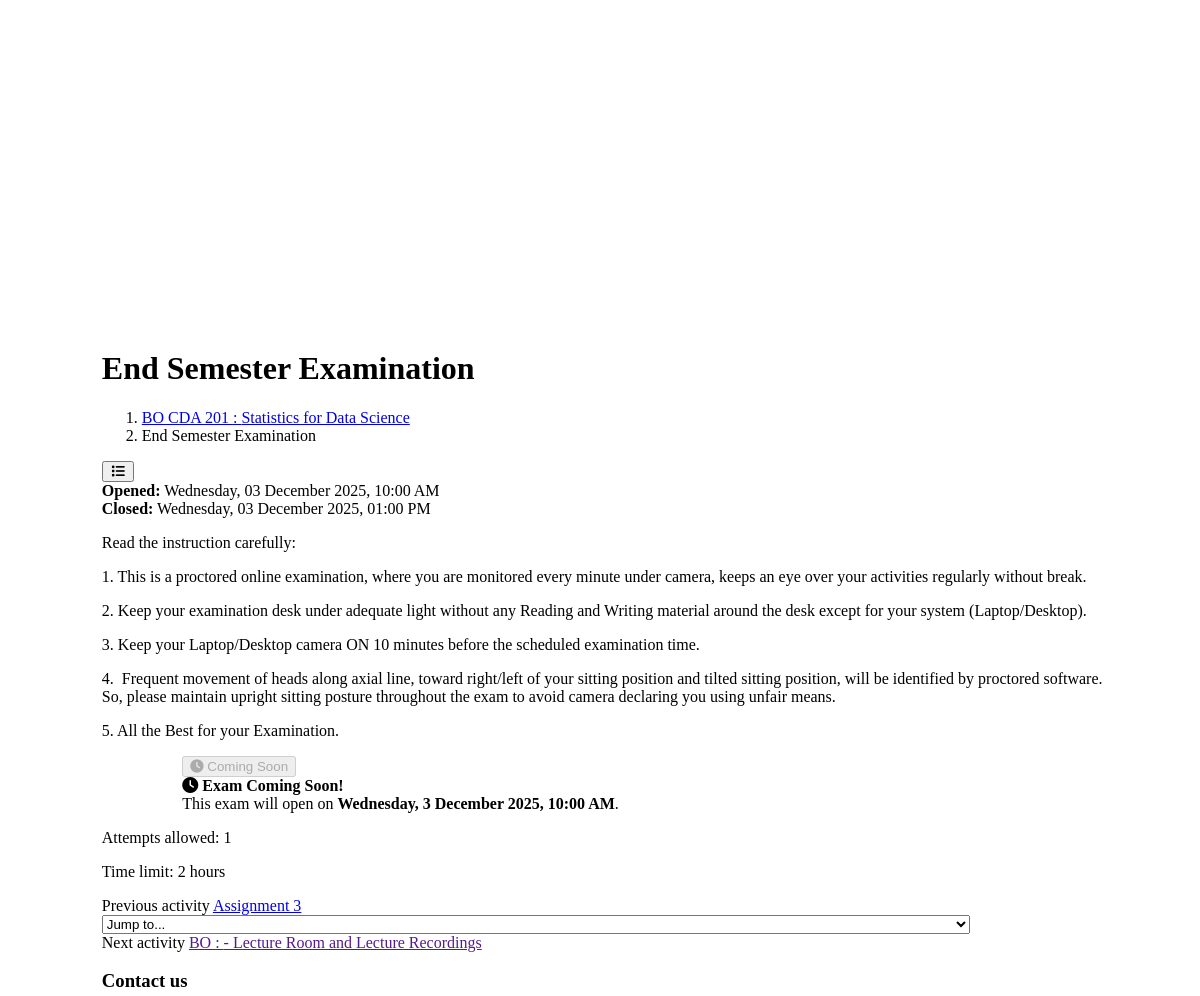
The page /moodle/mod/exam/view.php?id=1 (middle part) on the database as committed earlier.
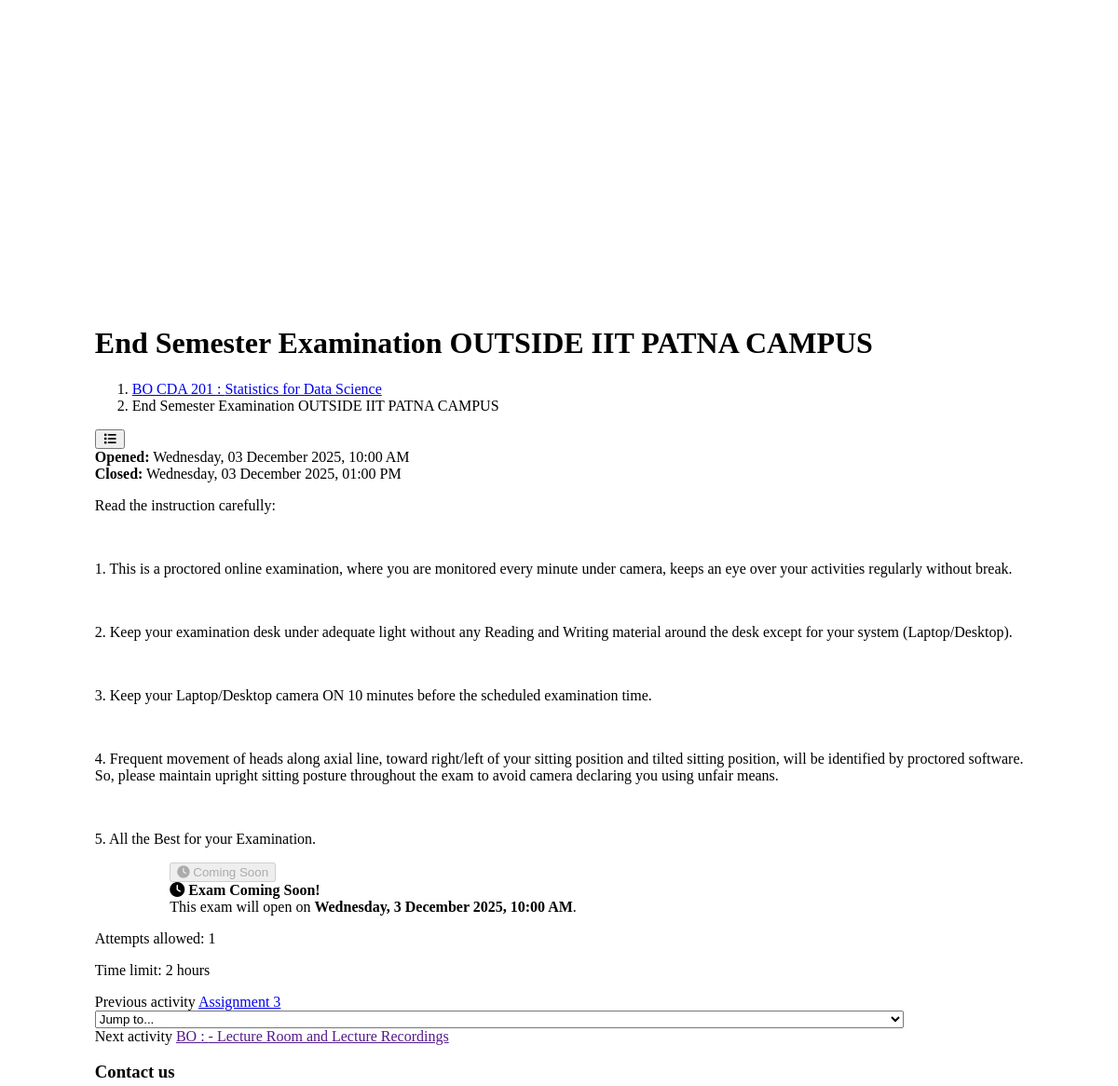
The same page on the database as committed later.
### moodle/models.py (models this page shows, shortened)
class BaseAssessment(models.Model):
    course = models.ForeignKey(Course, on_delete=models.CASCADE)
    title = models.CharField(max_length=200)
    description = models.TextField(blank=True, null=True)
    open_date = models.DateTimeField(default=timezone.now)
    close_date = models.DateTimeField(blank=True, null=True)
    duration_minutes = models.IntegerField(default=60, help_text="Total duration in minutes.")
    max_attempts = models.IntegerField(default=1, help_text="How many times a student can attempt.")
    is_live = models.BooleanField(
        default=False,
        help_text="If enabled, this assessment becomes visible and attemptable by users."
    )
    created_at = models.DateTimeField(auto_now_add=True)
    updated_at = models.DateTimeField(auto_now=True)
    class Meta:
        abstract = True
    def status_label(self):
        """Readable status for admin panel"""
        if not self.is_live:
            return "🔒 Not Live"
        elif not self.is_available():
            return "⏳ Scheduled"
        return "🟢 Live Now"
    status_label.short_description = "Status"

class Exam(BaseAssessment):
    def __str__(self):
        return f"Exam: {self.title}"

class Course(models.Model):
    title = models.CharField(max_length=200)
    code = models.CharField(max_length=20, unique=True)
    description = models.TextField(blank=True, null=True)
    image = models.FileField(upload_to="course_images/", blank=True, null=True)

### moodle/views.py (the view)
# urls.py: path('moodle/mod/<str:test_type>/view.php?id=<int:test_id>', views.test_detail_view, name='test_detail'),
def test_detail_view(request, test_type, test_id):
    test_type = test_type.upper()
    model_map = {
        "ASSIGNMENT": Assignment,
        "QUIZ": Quiz,
        "EXAM": Exam,
    }
    if test_type not in model_map:
        return render(request, "404.html", {"message": "Invalid test type."})
    model = model_map[test_type]
    test_obj = get_object_or_404(model, id=test_id)
    questions = Question.objects.filter(
        parent_type=test_type,
        parent_id=test_id
    ).prefetch_related("options")  # change to "option_set" if no related_name exists
    courses = Course.objects.all()
    quiz_end = False
    if test_obj.close_date and timezone.now() > test_obj.close_date:
        quiz_end = True
    context = {
        "test": test_obj,
        "questions": questions,
        "test_type": test_type.capitalize(),
        "page_title": f"{test_type.capitalize()}: {test_obj.title}",
        "courses":courses,
        "quiz_end": quiz_end,
    }
    return render(request, "quiz.html", context)

### moodle/templates/quiz.html (shortened to what this page needs)
{% include '_head.html' %}
{%include '_header.html' %}
{% load duration_filters %}
<div id="page" data-region="mainpage" data-usertour="scroller" class="drawers   drag-container">
    <header id="page-header" class="moove-container-fluid">
<div class="d-sm-flex align-items-center">
            <div class="mr-auto">
                <div class="page-context-header"><div class="page-header-image mr-2"><div class="assessment activityiconcontainer modicon_quiz"></div></div><div class="page-header-headings">
                    <h1 class="h2">{{ test.title }}</h1>
                </div></div>
            </div>
        <div class="d-none d-md-block" id="page-navbar">
            <nav aria-label="Navigation bar">
<ol class="breadcrumb">
            <li class="breadcrumb-item">
                <a href="{% url 'course_detail' test.course.code %}"  title="BO CDA {{ test.course.code }} : {{ test.course.title }}">BO CDA {{ test.course.code }} : {{ test.course.title }}</a>
            </li>
            <li class="breadcrumb-item">
                <span>{{ test.title }}</span>
            </li>
    </ol>
</nav>
        </div>
</div>
</header>
    <div id="topofscroll" class="main-inner">
        <div class="drawer-toggles d-flex">
                <div class="drawer-toggler drawer-left-toggle open-nav d-print-none">
                    <button
                        class="btn icon-no-margin"
                        data-toggler="drawers"
                        data-action="toggle"
                        data-target="theme_boost-drawers-courseindex"
                        data-toggle="tooltip"
                        data-placement="right"
                        title="Open course index"
                    >
                        <i class="icon fa fa-list fa-fw " aria-hidden="true"  ></i>
                    </button>
                </div>
        </div>
        <div id="page-content" class="d-print-block">
            <div id="region-main-box">
                <section id="region-main" aria-label="Content">
                        <div class="activity-header" data-for="page-activity-header">
                                <div class="description">
                                    <div data-region="activity-dates" class="activity-dates small course-description-item">
                                        <div class="description-inner">
                                            {% if test.open_date %}
                                            <div><strong>Opened:</strong> {{ test.open_date|date:"l, d F Y, h:i A" }}</div>
                                            {% endif %}
                                            {% if test.close_date %}
                                            <div><strong>Closed:</strong> {{ test.close_date|date:"l, d F Y, h:i A" }}</div>
                                            {% endif %}
                                        </div>
                                    </div>
                                    {% if test.description %}
                                    <div class="activity-altcontent course-description-item small d-flex">
                                        <div class="flex-fill description-inner text-break">
                                            <div class="no-overflow">
                                                <div class="no-overflow">
                                                    <p>{{ test.description|safe }}</p>
                                                </div>
                                            </div>
                                        </div>
                                    </div>
                                    {% endif %}
                                </div>
                                </div>
                    <div role="main"><div class="container-fluid tertiary-navigation"><div class="row"><div class="singlebutton quizstartbuttondiv">
                <form method="post" action="">
                    {% if test.is_live %}
            {% if not quiz_end %}
                    <button type="button"
                            class="btn btn-primary"
                            data-bs-toggle="modal"
                            data-bs-target="#startAttemptModal">
                        <i class=""></i> Attempt quiz
                    </button>
                    {% endif %}
                    {% else %}
                    <button type="button" class="btn btn-secondary" disabled>
                        <i class="fa fa-clock"></i> Coming Soon
                    </button>
                    {% endif %}
                </form>
                                    </div>
                </div>
                                        {% if test.is_live %}
                <div class="modal fade" id="startAttemptModal" tabindex="-1" aria-labelledby="startAttemptLabel" aria-hidden="true">
                  <div class="modal-dialog modal-lg modal-dialog-centered">
                    <div class="modal-content">
                      <div class="modal-header">
                        <h5 class="modal-title" id="startAttemptLabel">Start Attempt</h5>
                        <button type="button" class="btn-close" data-bs-dismiss="modal" aria-label="Close"></button>
                      </div>
                      <div class="modal-body">
                        <form autocomplete="off"
                              action="{% url 'test_attempt' test_type=test_type|lower test_id=test.id %}"
                              method="post"
                              accept-charset="utf-8"
                              id="mod_quiz_preflight_form"
                              class="mform full-width-labels">
                          {% csrf_token %}
                          <input type="hidden" name="cmid" value="3407">
                          <input type="hidden" name="sesskey" value="tFTEBU6tGl">
                          <input type="hidden" name="_qf__mod_quiz_form_preflight_check_form" value="1">
                          <fieldset class="clearfix mb-3">
                            <legend class="sr-only">Time limit</legend>
                            <h4 class="mb-2">Time Limit</h4>
                            <p>Your attempt will have a time limit of
                              <strong>{{ test.duration_minutes }} minutes</strong>.
                              When you start, the timer will begin and cannot be paused.
                              Are you sure you wish to start now?</p>
                          </fieldset>
                          <div class="d-flex justify-content-end mt-4">
                            <button type="submit" class="btn btn-primary me-2">
                              <i class=""></i> Start Attempt
                            </button>
                            <button type="button" class="btn btn-secondary" data-bs-dismiss="modal">
                              Cancel
                            </button>
                          </div>
                        </form>
                      </div>
                    </div>
                  </div>
                </div>
                {% else %}
                <div class="alert alert-warning text-center mt-4 p-4" role="alert"
                     style="border-radius: 10px; font-size: 16px;">
                    <i class="fa fa-clock"></i>
                    <strong>{{ test_type }} Coming Soon!</strong><br>
                    This {{ test_type|lower }} will open on
                    <strong>{{ test.open_date|date:"l, j F Y, h:i A" }}</strong>.
                </div>
                {% endif %}
                </div>
                </div>
                </section>
            </div>
                    <div class="box py-3 quizinfo">
                        <p class="text-left">Attempts allowed: {{ test.max_attempts }}</p>
                        <p class="text-left">Time limit: {{ test.duration_minutes|nice_duration }}</p>
                    </div>
        </div></div>
        <div class="moove-container-fluid p-0 mb-4">
            <div class="card activity-navigation mdl-bottom">
    <div class="card-body">
        <div class="row">
    <div class="col-md-4">                <div id="prev-activity">
                        <div class="text">
                            <span class="nav-guide">
                                Previous activity
                            </span>
                                <a href="https://cet.iitp.ac.in/moodle/mod/quiz/view.php?id=3339&forceview=1" id="prev-activity-link" class="btn btn-link" >Assignment 3</a>
                        </div>
                </div>
</div>
    <div class="col-md-4">                <div class="mdl-align">
                    <div class="urlselect">
    <form method="post" action="https://cet.iitp.ac.in/moodle/course/jumpto.php" class="form-inline" id="url_select_f690e482394f1f4">
        <select  id="jump-to-activity" class="custom-select urlselect" name="jump"
                 >
                    <option value="" selected>Jump to...</option>
        </select>
    </form>
</div>
                </div>
</div>
    <div class="col-md-4">                <div id="next-activity">
                        <div class="text">
                            <span class="nav-guide">
                                Next activity
                            </span>
                                <a href="" id="next-activity-link" class="btn btn-link" >BO {{ course.code }}: {{ course.name }} - Lecture Room and Lecture Recordings</a>
                        </div>
                </div>
</div>
</div>
    </div>
</div>
        </div></body>
        {%include '_footer.html' %}

Rows that differ between the two databases and show on the page:
changed Exam "Statistics for Data Science": title "End Semester Examination" → "End Semester Examination OUTSIDE IIT PATNA CAMPUS"
